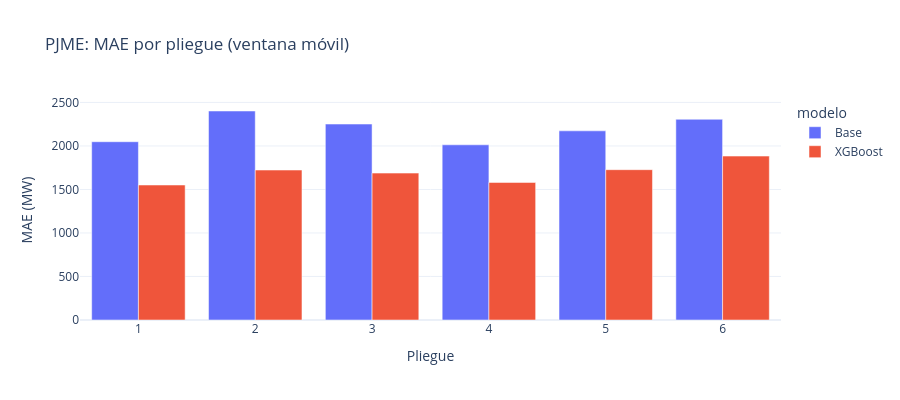

The notebook cell saved with this chart:
### Code cell
mae_vm = metricas_vm['MAE'].unstack('modelo')
mase_vm = metricas_vm['MASE'].unstack('modelo')
print("XGBoost supera al base en todos los pliegues:", bool((mae_vm['XGBoost'] < mae_vm['Base']).all()))
print("MASE de XGBoost menor que 1 en todos los pliegues:", bool((mase_vm['XGBoost'] < 1).all()))

fig = px.bar(mae_vm, barmode='group', title=f'{REGION}: MAE por pliegue (ventana móvil)',
             labels={'pliegue': 'Pliegue', 'value': 'MAE (MW)'}, height=400)
fig.update_xaxes(type='category')
fig.show()

### Figure 1 — Plotly figure (JSON) as saved in the notebook; plotly's stock layout.template omitted (floating-point values rounded to 4 significant figures)
{"data": [{"alignmentgroup": "True", "hovertemplate": "modelo=Base<br>Pliegue=%{x}<br>MAE (MW)=%{y}<extra></extra>", "legendgroup": "Base", "marker": {"color": "#636efa", "pattern": {"shape": ""}}, "name": "Base", "offsetgroup": "Base", "orientation": "v", "showlegend": true, "textposition": "auto", "type": "bar", "x": [1.0, 2.0, 3.0, 4.0, 5.0, 6.0], "xaxis": "x", "y": [2049.0, 2402.0, 2252.0, 2013.0, 2174.0, 2307.0], "yaxis": "y"}, {"alignmentgroup": "True", "hovertemplate": "modelo=XGBoost<br>Pliegue=%{x}<br>MAE (MW)=%{y}<extra></extra>", "legendgroup": "XGBoost", "marker": {"color": "#EF553B", "pattern": {"shape": ""}}, "name": "XGBoost", "offsetgroup": "XGBoost", "orientation": "v", "showlegend": true, "textposition": "auto", "type": "bar", "x": [1.0, 2.0, 3.0, 4.0, 5.0, 6.0], "xaxis": "x", "y": [1551.0, 1723.0, 1688.0, 1581.0, 1727.0, 1884.0], "yaxis": "y"}], "layout": {"barmode": "group", "height": 400, "legend": {"title": {"text": "modelo"}, "tracegroupgap": 0}, "title": {"text": "PJME: MAE por pliegue (ventana móvil)"}, "xaxis": {"anchor": "y", "domain": [0, 1], "title": {"text": "Pliegue"}, "type": "category"}, "yaxis": {"anchor": "x", "domain": [0, 1], "title": {"text": "MAE (MW)"}}}}
